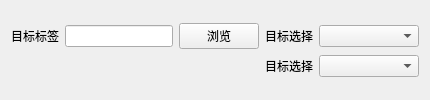
                 <widget class="QWidget" name="page_fg_fg">
                  <layout class="QGridLayout" name="gridLayout_9">
                   <item row="0" column="0">
                    <layout class="QGridLayout" name="gridLayout_8">
                     <item row="0" column="0">
                      <layout class="QHBoxLayout" name="horizontalLayout_8">
                       <item>
                        <widget class="QLabel" name="label_gtpath_3">
                         <property name="text">
                          <string>目标标签</string>
                         </property>
                        </widget>
                       </item>
                       <item>
                        <widget class="QLineEdit" name="le_gtpath_2"/>
                       </item>
                       <item>
                        <widget class="QPushButton" name="bu_browse_gt_2">
                         <property name="text">
                          <string>浏览</string>
                         </property>
                        </widget>
                       </item>
                      </layout>
                     </item>
                     <item row="0" column="1">
                      <layout class="QHBoxLayout" name="horizontalLayout_9">
                       <item>
                        <widget class="QLabel" name="label_gtpath_4">
                         <property name="text">
                          <string>目标选择</string>
                         </property>
                        </widget>
                       </item>
                       <item>
                        <widget class="QComboBox" name="CB_roi_choose_2">
                         <property name="sizePolicy">
                          <sizepolicy hsizetype="Minimum" vsizetype="Fixed">
                           <horstretch>0</horstretch>
                           <verstretch>0</verstretch>
                          </sizepolicy>
                         </property>
                         <property name="minimumSize">
                          <size>
                           <width>100</width>
                           <height>0</height>
                          </size>
                         </property>
                         <property name="maximumSize">
                          <size>
                           <width>80</width>
                           <height>16777215</height>
                          </size>
                         </property>
                        </widget>
                       </item>
                      </layout>
                     </item>
                     <item row="1" column="0">
                      <spacer name="horizontalSpacer_14">
                       <property name="orientation">
                        <enum>Qt::Horizontal</enum>
                       </property>
                       <property name="sizeHint" stdset="0">
                        <size>
                         <width>27</width>
                         <height>22</height>
                        </size>
                       </property>
                      </spacer>
                     </item>
                     <item row="1" column="1">
                      <layout class="QHBoxLayout" name="horizontalLayout_4">
                       <item>
                        <widget class="QLabel" name="label_gtpath_5">
                         <property name="text">
                          <string>目标选择</string>
                         </property>
                        </widget>
                       </item>
                       <item>
                        <widget class="QComboBox" name="CB_roi_choose_3">
                         <property name="minimumSize">
                          <size>
                           <width>100</width>
                           <height>0</height>
                          </size>
                         </property>
                         <property name="maximumSize">
                          <size>
                           <width>80</width>
                           <height>16777215</height>
                          </size>
                         </property>
                        </widget>
                       </item>
                      </layout>
                     </item>
                    </layout>
                   </item>
                  </layout>
                 </widget>
